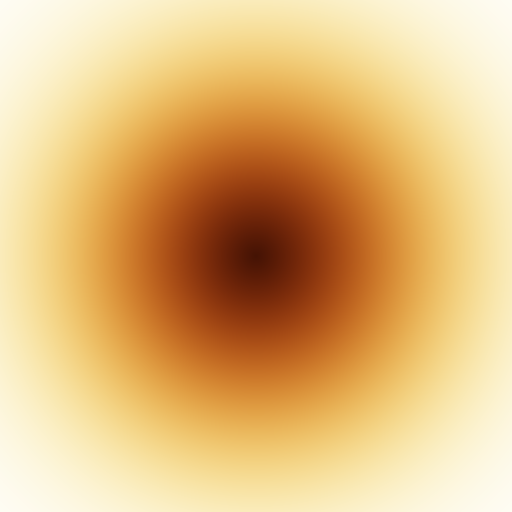

This chart was generated by the following Python code:
"""
Exercise 2, Goal 4: Swapped channel assignments
Shows how using all sigmoid activations at different offsets creates a sunset effect.
"""
import numpy as np
from PIL import Image

def sigmoid(x):
    return 1.0 / (1.0 + np.exp(-x))

width, height = 512, 512

x = np.linspace(-5, 5, width)
y = np.linspace(-5, 5, height)
X, Y = np.meshgrid(x, y)

distance = np.sqrt(X**2 + Y**2)

# All same activation (sigmoid) but different offsets
# Creates a monochromatic/gradient effect
red_channel = sigmoid(distance - 1) * 255
green_channel = sigmoid(distance - 2.5) * 255
blue_channel = sigmoid(distance - 4) * 255

image_array = np.zeros((height, width, 3), dtype=np.uint8)
image_array[:, :, 0] = red_channel.astype(np.uint8)
image_array[:, :, 1] = green_channel.astype(np.uint8)
image_array[:, :, 2] = blue_channel.astype(np.uint8)

output = Image.fromarray(image_array, mode='RGB')
output.save('exercise2_goal4_swapped.png')
print("Saved exercise2_goal4_swapped.png")
